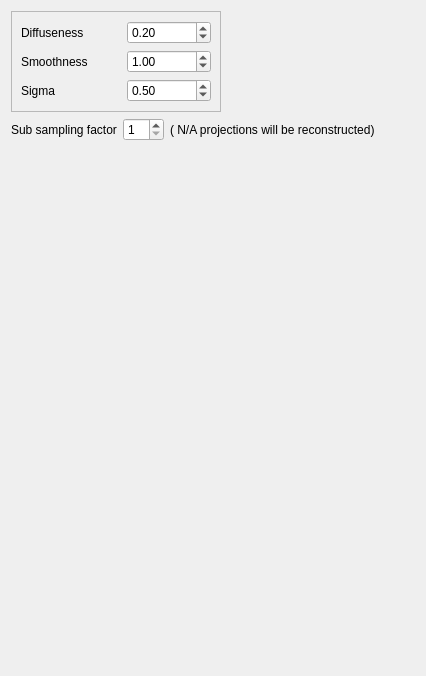
          <widget class="QWidget" name="tab_4">
           <attribute name="title">
            <string>Input</string>
           </attribute>
           <layout class="QVBoxLayout" name="verticalLayout_15">
            <item>
             <layout class="QHBoxLayout" name="horizontalLayout_11">
              <item>
               <widget class="QFrame" name="frame">
                <property name="frameShape">
                 <enum>QFrame::StyledPanel</enum>
                </property>
                <property name="frameShadow">
                 <enum>QFrame::Raised</enum>
                </property>
                <layout class="QVBoxLayout" name="verticalLayout_12">
                 <item>
                  <layout class="QGridLayout" name="gridLayout_4">
                   <item row="0" column="0">
                    <widget class="QLabel" name="label_13">
                     <property name="minimumSize">
                      <size>
                       <width>100</width>
                       <height>0</height>
                      </size>
                     </property>
                     <property name="text">
                      <string>Diffuseness</string>
                     </property>
                    </widget>
                   </item>
                   <item row="0" column="1">
                    <widget class="QDoubleSpinBox" name="diffuseness_doubleSpinBox">
                     <property name="sizePolicy">
                      <sizepolicy hsizetype="Maximum" vsizetype="Fixed">
                       <horstretch>0</horstretch>
                       <verstretch>0</verstretch>
                      </sizepolicy>
                     </property>
                     <property name="minimumSize">
                      <size>
                       <width>50</width>
                       <height>0</height>
                      </size>
                     </property>
                     <property name="maximumSize">
                      <size>
                       <width>100</width>
                       <height>16777215</height>
                      </size>
                     </property>
                     <property name="minimum">
                      <double>0.010000000000000</double>
                     </property>
                     <property name="maximum">
                      <double>100000.000000000000000</double>
                     </property>
                     <property name="singleStep">
                      <double>0.010000000000000</double>
                     </property>
                     <property name="value">
                      <double>0.200000000000000</double>
                     </property>
                    </widget>
                   </item>
                   <item row="1" column="0">
                    <widget class="QLabel" name="label_15">
                     <property name="minimumSize">
                      <size>
                       <width>100</width>
                       <height>0</height>
                      </size>
                     </property>
                     <property name="text">
                      <string>Smoothness</string>
                     </property>
                    </widget>
                   </item>
                   <item row="1" column="1">
                    <widget class="QDoubleSpinBox" name="smoothness_doubleSpinBox">
                     <property name="enabled">
                      <bool>true</bool>
                     </property>
                     <property name="sizePolicy">
                      <sizepolicy hsizetype="Maximum" vsizetype="Fixed">
                       <horstretch>0</horstretch>
                       <verstretch>0</verstretch>
                      </sizepolicy>
                     </property>
                     <property name="minimumSize">
                      <size>
                       <width>50</width>
                       <height>0</height>
                      </size>
                     </property>
                     <property name="maximumSize">
                      <size>
                       <width>100</width>
                       <height>16777215</height>
                      </size>
                     </property>
                     <property name="minimum">
                      <double>0.010000000000000</double>
                     </property>
                     <property name="maximum">
                      <double>10000.000000000000000</double>
                     </property>
                     <property name="singleStep">
                      <double>0.010000000000000</double>
                     </property>
                     <property name="value">
                      <double>1.000000000000000</double>
                     </property>
                    </widget>
                   </item>
                   <item row="2" column="0">
                    <widget class="QLabel" name="label_16">
                     <property name="minimumSize">
                      <size>
                       <width>100</width>
                       <height>0</height>
                      </size>
                     </property>
                     <property name="text">
                      <string>Sigma</string>
                     </property>
                    </widget>
                   </item>
                   <item row="2" column="1">
                    <widget class="QDoubleSpinBox" name="sigma_doubleSpinBox">
                     <property name="sizePolicy">
                      <sizepolicy hsizetype="Maximum" vsizetype="Fixed">
                       <horstretch>0</horstretch>
                       <verstretch>0</verstretch>
                      </sizepolicy>
                     </property>
                     <property name="minimumSize">
                      <size>
                       <width>50</width>
                       <height>0</height>
                      </size>
                     </property>
                     <property name="maximumSize">
                      <size>
                       <width>100</width>
                       <height>16777215</height>
                      </size>
                     </property>
                     <property name="minimum">
                      <double>0.010000000000000</double>
                     </property>
                     <property name="maximum">
                      <double>1000000.000000000000000</double>
                     </property>
                     <property name="singleStep">
                      <double>0.100000000000000</double>
                     </property>
                     <property name="value">
                      <double>0.500000000000000</double>
                     </property>
                    </widget>
                   </item>
                  </layout>
                 </item>
                </layout>
               </widget>
              </item>
              <item>
               <spacer name="horizontalSpacer_8">
                <property name="orientation">
                 <enum>Qt::Horizontal</enum>
                </property>
                <property name="sizeHint" stdset="0">
                 <size>
                  <width>40</width>
                  <height>20</height>
                 </size>
                </property>
               </spacer>
              </item>
             </layout>
            </item>
            <item>
             <layout class="QHBoxLayout" name="horizontalLayout_12">
              <item>
               <widget class="QLabel" name="label_17">
                <property name="text">
                 <string>Sub sampling factor</string>
                </property>
               </widget>
              </item>
              <item>
               <widget class="QSpinBox" name="sub_sampling_spinBox">
                <property name="minimum">
                 <number>1</number>
                </property>
                <property name="maximum">
                 <number>10</number>
                </property>
               </widget>
              </item>
              <item>
               <widget class="QLabel" name="sub_sampling_label">
                <property name="text">
                 <string>( N/A projections will be reconstructed)</string>
                </property>
               </widget>
              </item>
              <item>
               <spacer name="horizontalSpacer_12">
                <property name="orientation">
                 <enum>Qt::Horizontal</enum>
                </property>
                <property name="sizeHint" stdset="0">
                 <size>
                  <width>40</width>
                  <height>20</height>
                 </size>
                </property>
               </spacer>
              </item>
             </layout>
            </item>
            <item>
             <spacer name="verticalSpacer_2">
              <property name="orientation">
               <enum>Qt::Vertical</enum>
              </property>
              <property name="sizeHint" stdset="0">
               <size>
                <width>20</width>
                <height>524</height>
               </size>
              </property>
             </spacer>
            </item>
           </layout>
          </widget>
